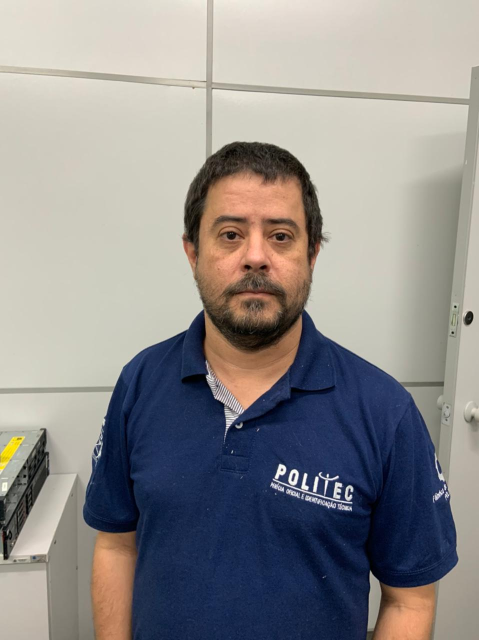
#> input picture Fotos/Carlo_1.jpeg, 958 x 1280 px, given in place of the camera (shown at 1/2 size)
$ python 'Deteccao facial_0.py'
#> lines starting #> are read from the running program, lines starting #| are printed output that depends on the picture
import cv2
import numpy as np

# cv2.CascadeClassifier([filename])
detecta_face = cv2.CascadeClassifier('haarcascade_frontalface_alt.xml')
detecta_olhos = cv2.CascadeClassifier('haarcascade_eye.xml')
detecta_nariz = cv2.CascadeClassifier('haarcascade_mcs_nose.xml')

if detecta_face.empty():
    raise IOError('Erro ao carregar haarcascade_frontalface_alt.xml')

if detecta_olhos.empty():
    raise IOError('Erro ao carregar haarcascade_eye.xml')

if detecta_nariz.empty():
    raise IOError('Erro ao carregar haarcascade_mcs_nose.xml')

# Inicializa objeto de captura de video
capture = cv2.VideoCapture(0)

while True:
    # Inicia a capturar frames
    ret, captura = capture.read()
#> captura is the input picture: shape (1280, 958, 3); mean B, G, R 139.2, 140.1, 142.6

    # cv2.resize(capturing, output image size, x scale, y scale, interpolation)
    frame_reduzido = cv2.resize(captura, None, fx=0.5, fy=0.5, interpolation=cv2.INTER_AREA)
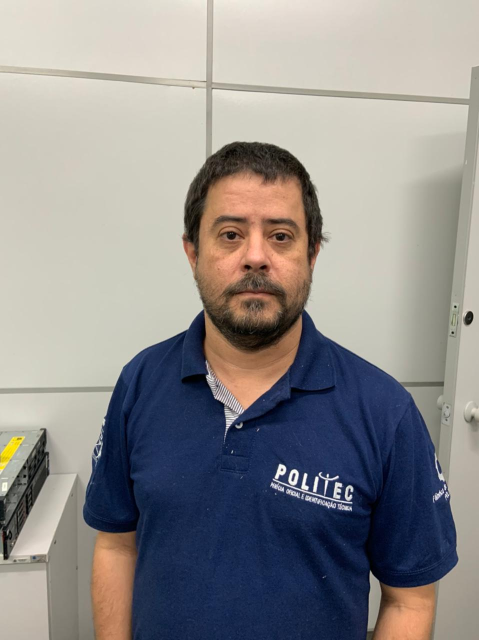
#> frame_reduzido: shape (640, 479, 3); mean B, G, R 139.3, 140.2, 142.7
    cinza = cv2.cvtColor(frame_reduzido, cv2.COLOR_BGR2GRAY)
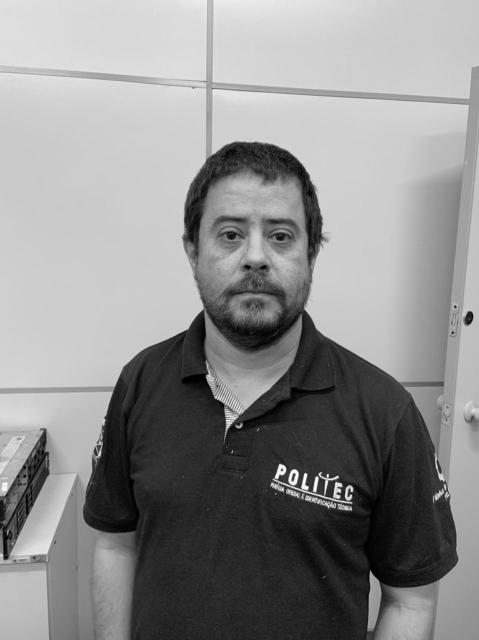
#> cinza: shape (640, 479); min 0, max 253, mean 140.8

    # cv2.CascadeClassifier.detectMultiScale(gray, scaleFactor, minNeighbors)

    # scaleFactor: Especifica o tamanho da imagem a ser reduzida.

    # minNeighbors: Especifica o numero de vizinhos em cada retangulo.
    # Valores mais altos resultam em número de deteccoes menor, mas com maior qualidade.

    # Face
#> (the run stopped early here; a loop or call above may not have finished)

$ run again, on Fotos/Carlo_2.jpeg
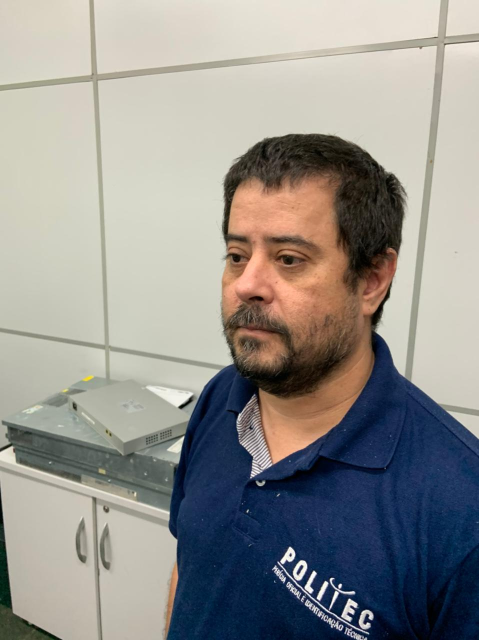
#> input picture Fotos/Carlo_2.jpeg, 958 x 1280 px, given in place of the camera (shown at 1/2 size)
#> captura is the input picture: shape (1280, 958, 3); mean B, G, R 141.5, 145.2, 146.8
#> `frame_reduzido = cv2.resize(captura, None, fx=0.5, fy=0.5, interpolati..`:
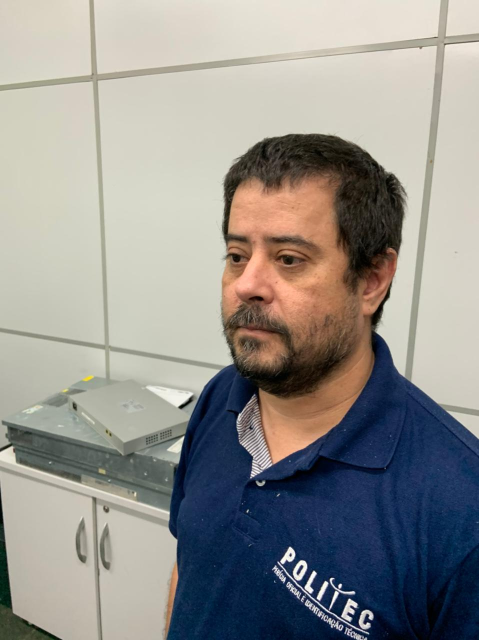
#> frame_reduzido: shape (640, 479, 3); mean B, G, R 141.6, 145.3, 146.9
#> `cinza = cv2.cvtColor(frame_reduzido, cv2.COLOR_BGR2GRAY)`:
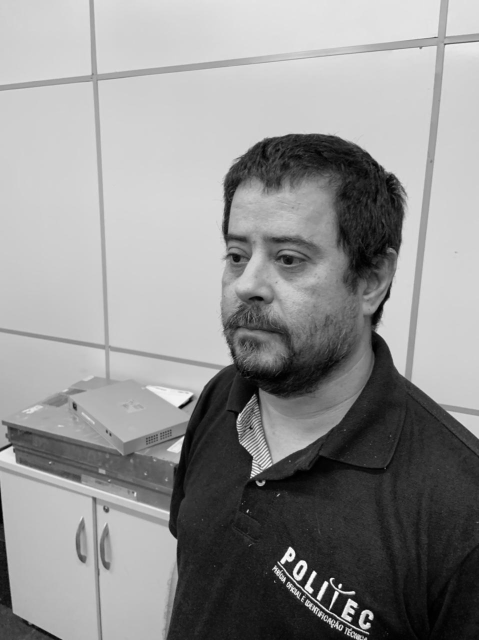
#> cinza: shape (640, 479); min 0, max 255, mean 145.4

$ run again, on Fotos/Carlo_3.jpeg
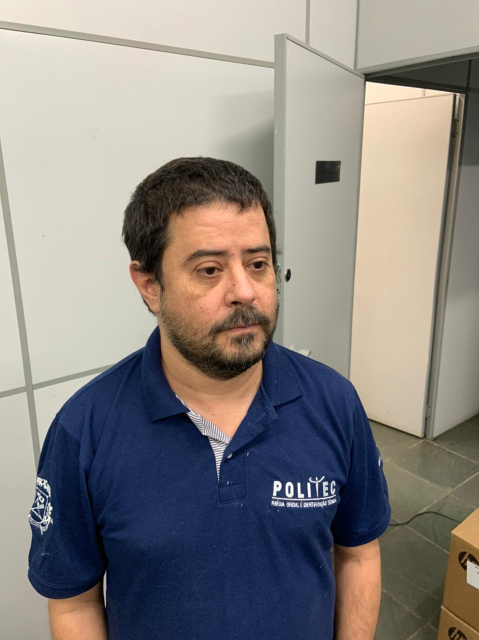
#> input picture Fotos/Carlo_3.jpeg, 958 x 1280 px, given in place of the camera (shown at 1/2 size)
#> captura is the input picture: shape (1280, 958, 3); mean B, G, R 129.4, 133, 138.1
#> `frame_reduzido = cv2.resize(captura, None, fx=0.5, fy=0.5, interpolati..`:
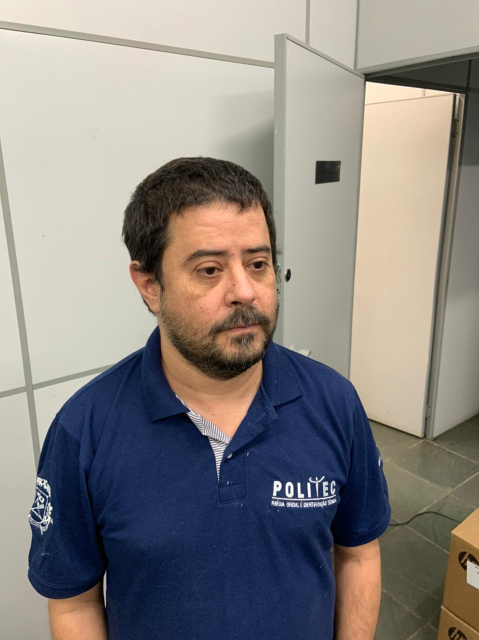
#> frame_reduzido: shape (640, 479, 3); mean B, G, R 129.5, 133.1, 138.3
#> `cinza = cv2.cvtColor(frame_reduzido, cv2.COLOR_BGR2GRAY)`:
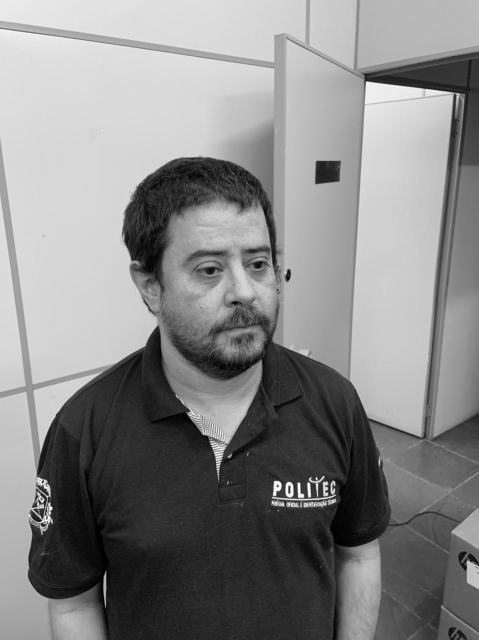
#> cinza: shape (640, 479); min 0, max 254, mean 134.2

$ run again, on Fotos/Carlo_4.jpeg
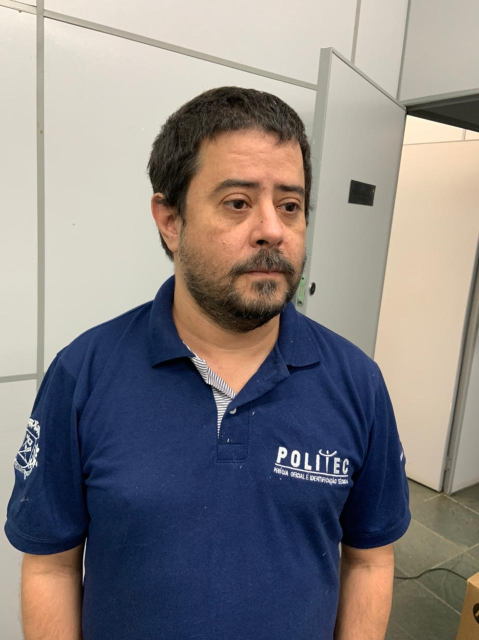
#> input picture Fotos/Carlo_4.jpeg, 958 x 1280 px, given in place of the camera (shown at 1/2 size)
#> captura is the input picture: shape (1280, 958, 3); mean B, G, R 129, 129, 133.9
#> `frame_reduzido = cv2.resize(captura, None, fx=0.5, fy=0.5, interpolati..`:
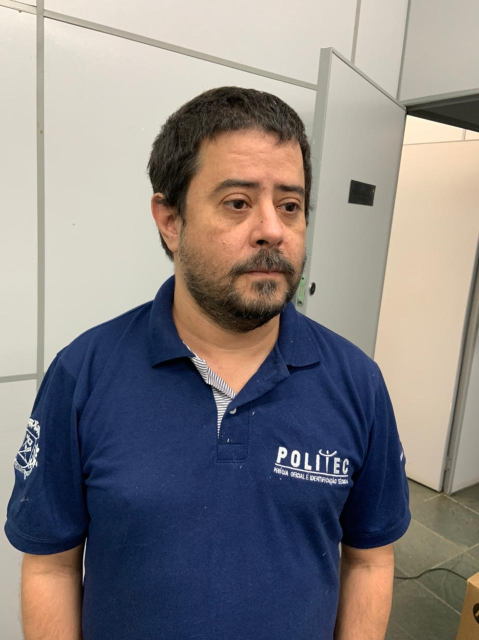
#> frame_reduzido: shape (640, 479, 3); mean B, G, R 129.1, 129.1, 134
#> `cinza = cv2.cvtColor(frame_reduzido, cv2.COLOR_BGR2GRAY)`:
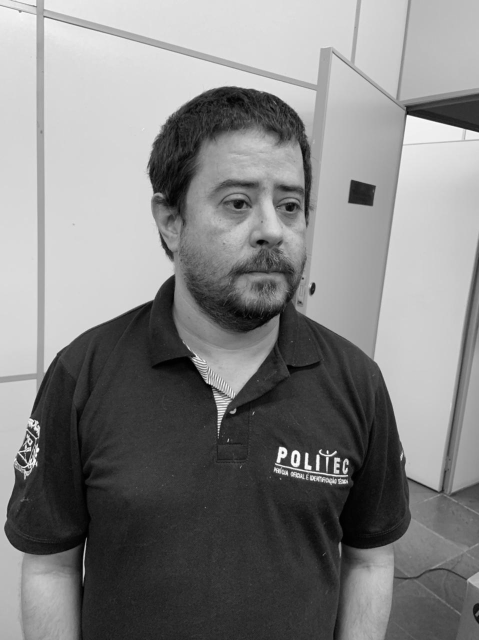
#> cinza: shape (640, 479); min 0, max 253, mean 130.5
